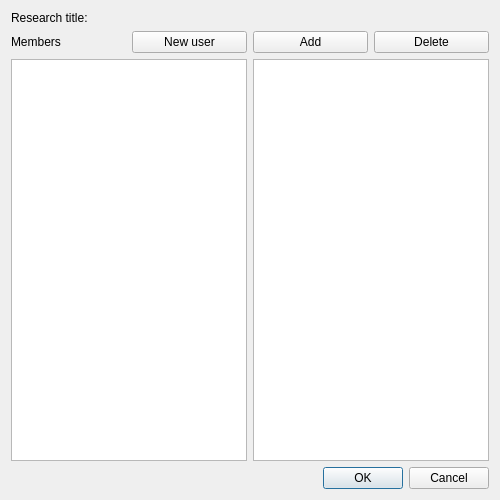
<?xml version="1.0" encoding="UTF-8"?>
<ui version="4.0">
 <class>EditResearchers</class>
 <widget class="QDialog" name="EditResearchers">
  <property name="windowModality">
   <enum>Qt::ApplicationModal</enum>
  </property>
  <property name="geometry">
   <rect>
    <x>0</x>
    <y>0</y>
    <width>500</width>
    <height>500</height>
   </rect>
  </property>
  <property name="windowTitle">
   <string>Manage researchers</string>
  </property>
  <property name="modal">
   <bool>true</bool>
  </property>
  <layout class="QGridLayout" name="gridLayout" columnstretch="1,1,1,1">
   <item row="1" column="3">
    <widget class="QPushButton" name="deleteButton">
     <property name="text">
      <string>Delete</string>
     </property>
    </widget>
   </item>
   <item row="2" column="2" colspan="2">
    <widget class="QListWidget" name="currentResearchers"/>
   </item>
   <item row="2" column="0" colspan="2">
    <widget class="QListWidget" name="allResearchers"/>
   </item>
   <item row="1" column="2">
    <widget class="QPushButton" name="addButton">
     <property name="text">
      <string>Add</string>
     </property>
    </widget>
   </item>
   <item row="0" column="0" colspan="4">
    <widget class="QLabel" name="researchTitle">
     <property name="text">
      <string>Research title:</string>
     </property>
    </widget>
   </item>
   <item row="1" column="0">
    <widget class="QLabel" name="label_2">
     <property name="text">
      <string>Members</string>
     </property>
    </widget>
   </item>
   <item row="1" column="1">
    <widget class="QPushButton" name="newUserButton">
     <property name="text">
      <string>New user</string>
     </property>
    </widget>
   </item>
   <item row="3" column="0" colspan="4">
    <widget class="QDialogButtonBox" name="buttonBox">
     <property name="orientation">
      <enum>Qt::Horizontal</enum>
     </property>
     <property name="standardButtons">
      <set>QDialogButtonBox::Cancel|QDialogButtonBox::Ok</set>
     </property>
    </widget>
   </item>
  </layout>
 </widget>
 <tabstops>
  <tabstop>newUserButton</tabstop>
  <tabstop>addButton</tabstop>
  <tabstop>deleteButton</tabstop>
  <tabstop>allResearchers</tabstop>
  <tabstop>currentResearchers</tabstop>
 </tabstops>
 <resources/>
 <connections>
  <connection>
   <sender>buttonBox</sender>
   <signal>accepted()</signal>
   <receiver>EditResearchers</receiver>
   <slot>accept()</slot>
   <hints>
    <hint type="sourcelabel">
     <x>248</x>
     <y>254</y>
    </hint>
    <hint type="destinationlabel">
     <x>157</x>
     <y>274</y>
    </hint>
   </hints>
  </connection>
  <connection>
   <sender>buttonBox</sender>
   <signal>rejected()</signal>
   <receiver>EditResearchers</receiver>
   <slot>reject()</slot>
   <hints>
    <hint type="sourcelabel">
     <x>316</x>
     <y>260</y>
    </hint>
    <hint type="destinationlabel">
     <x>286</x>
     <y>274</y>
    </hint>
   </hints>
  </connection>
 </connections>
</ui>
